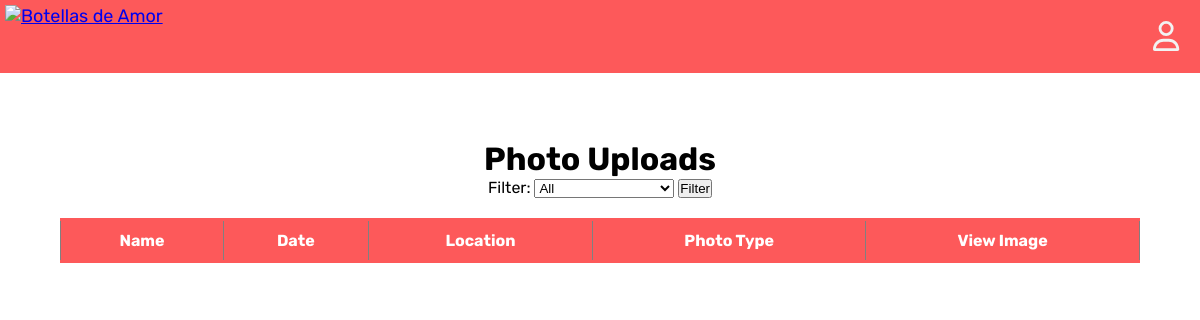
The app's page /, older data.
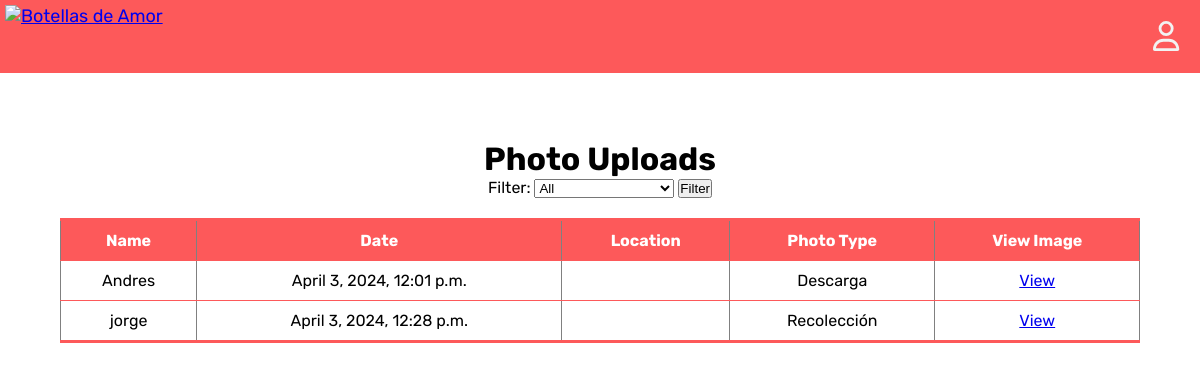
The same page, newer data.
### APP/models.py (models this page shows, shortened)
class Foto(models.Model):
    PHOTO_CHOICES=[
        ("Recolección", "Recolección"),
        ("Descarga", "Descarga"),
        ("Camion Basura","Camion De Basura"),
    ]
    name = models.CharField(max_length=255, default='')
    image = models.ImageField(upload_to='uploads/product/')
    photoType = models.CharField(max_length=255, choices=PHOTO_CHOICES, default="Recolección")
    date = models.DateTimeField(auto_now_add=True)
    place = models.CharField(max_length=255)

### APP/views.py (the view)
# urls.py: path("", views.homePageView, name= "home"),
def homePageView(request):
    filter_option = request.GET.get('filter')
    if filter_option == 'recent':
        photos = Foto.objects.order_by('-date')
    elif filter_option == 'oldest':
        photos = Foto.objects.order_by('date')
    else:
        photos = Foto.objects.all()
    return render(request, 'core/home.html', {'photo_uploads': photos})

### APP/templates/core/home.html (shortened to what this page needs)
{% extends 'core/base.html' %}
{% load static %}
{% block content %}
</head>
<body>
    <h1>Photo Uploads</h1>
    <form action="{% url 'home' %}" method="GET">
        <label for="filter">Filter:</label>
        <select name="filter" id="filter">
            <option value="">All</option>
        </select>
        <button type="submit">Filter</button>
    </form>
    <table border="1">
        <thead>
            <tr>
                <th>Name</th>
                <th>Date</th>
                <th>Location</th>
                <th>Photo Type</th>
                <th>View Image</th>
            </tr>
        </thead>
        <tbody>
            {% for photo in photo_uploads %}
            <tr>
                <td>{{ photo.name }}</td>
                <td>{{ photo.date }}</td>
                <td>{{ photo.place }}</td>
                <td>{{ photo.get_photoType_display }}</td>
                <td>
                    <a href="{{ photo.image.url }}" target="_blank">View</a>
                </td>
            </tr>
            {% endfor %}
        </tbody>
    </table>
</body>
{% endblock %}

Row changes from the older to the newer data that the page shows:
added Foto: name "Andres", date "April 3, 2024, 12:01 p.m.", photoType "Descarga"
added Foto: name "jorge", date "April 3, 2024, 12:28 p.m.", photoType "Recolección"
